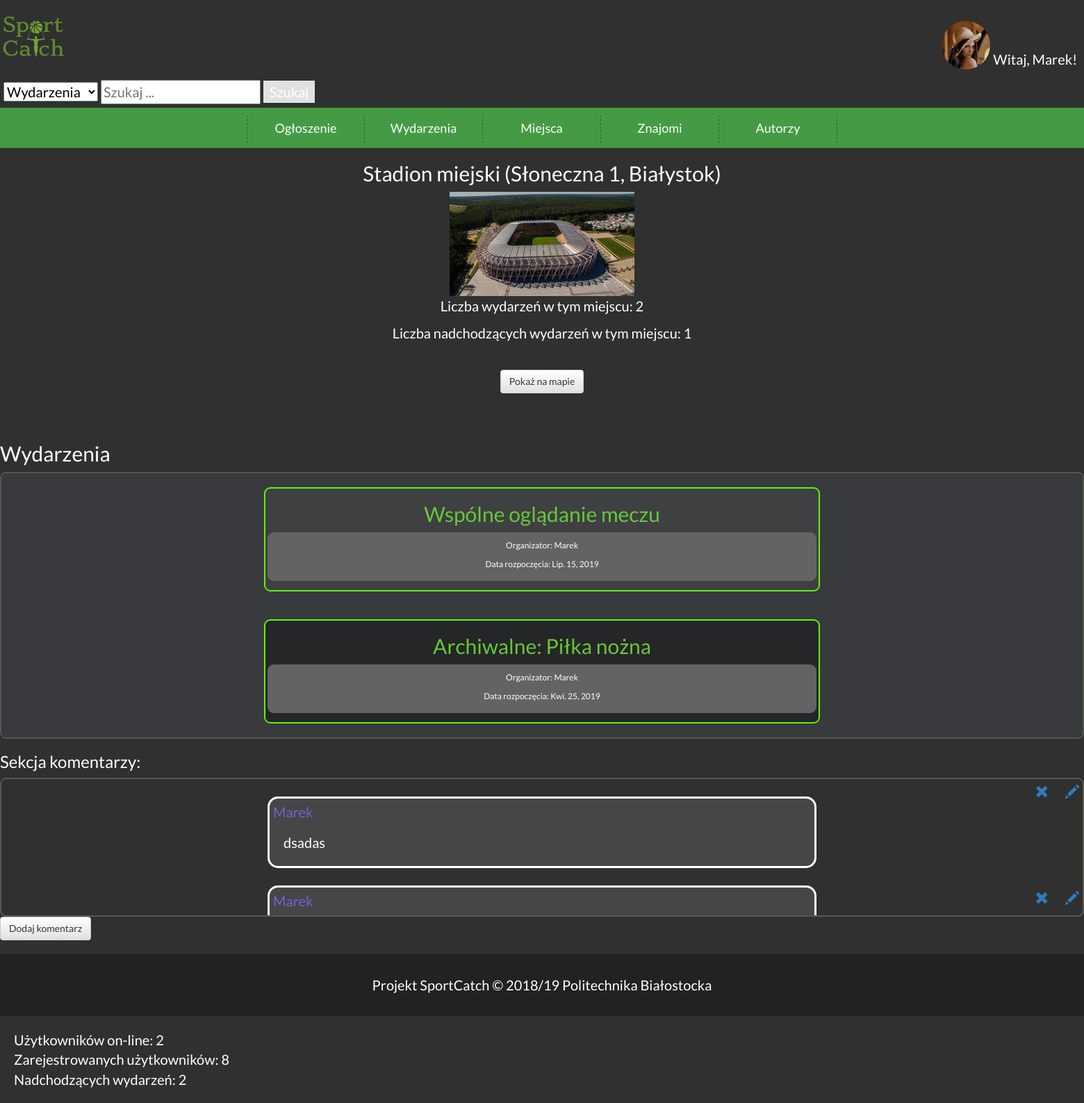
/place/5/ (signed in), run on the app's committed database.
### account/models.py (models this page shows, shortened)
class Profile(models.Model):
    user = models.OneToOneField(settings.AUTH_USER_MODEL, on_delete=models.CASCADE)
    date_of_birth = models.DateField(blank=True, null=True)
    photo = models.ImageField(upload_to='profile_image', blank=True)
    friends=models.ManyToManyField("self",related_name="friends")
    rate=models.IntegerField(default=0)

### event/models.py (models this page shows, shortened)
class miejsce(models.Model):
    adres=models.CharField(max_length=100)
    miasto=models.CharField(max_length=100, default="Białystok")
    nazwa=models.CharField(max_length=100)
    zaakceptowane=models.BooleanField(default=False)
    Srednia_ocen=models.IntegerField( default=0)
    photo = models.ImageField(upload_to='miejsca/', blank=True, default='miejsca/Default.jpg')
    def __str__(self):
        return "{} ({}, {})".format(self.nazwa, self.adres, self.miasto)
    class Meta:
        verbose_name = 'Miejsce'
        verbose_name_plural = 'Miejsca'

class wydarzenie(models.Model):
    miejsce=models.ForeignKey(miejsce,on_delete=models.CASCADE)
    nazwa=models.CharField(max_length=50)
    data_rozpoczecia=models.DateField()
    organizator=models.ForeignKey(User,on_delete=models.CASCADE,related_name='wydarzenia')
    opis=models.TextField()
    uczestnicy=models.ManyToManyField(User,related_name="uczestnicy")
    Srednia_ocen=models.IntegerField( default=0)
    photo = models.ImageField(upload_to="wydarzenia/", blank=True, default='miejsca/Default.jpg')
    liczba_wyswietlen = models.IntegerField( default=0)

class komentarz_do_miejsca(models.Model):
    autor= models.ForeignKey(User,on_delete=models.CASCADE)
    miejsce=models.ForeignKey(miejsce,on_delete=models.CASCADE)
    data=models.DateTimeField(auto_now=True)
    tresc=models.TextField()

### event/views.py (the view, shortened to what this page needs)
# urls.py: path('place/<int:pk>/', views.Miejsce_wydarzenia, name='miejsce_wydarzenia'),
def Miejsce_wydarzenia(request, pk):
    user = Profile.objects.all()
    nasze_miejsce = miejsce.objects.get(pk=pk)
    events = wydarzenie.objects.all().filter(miejsce=nasze_miejsce).order_by('-data_rozpoczecia')
    nadchodzace = len(events.filter(data_rozpoczecia__gte = datetime.now().date()))
    czy_oceniny = False
    if request.user.is_authenticated:
        try:
            user = Profile.objects.get(user=request.user)
        except Profile.DoesNotExist:
            user = None
        ocena = Ocena.objects.filter(user=request.user)
        for pom in ocena:
            if pom.miejsce == nasze_miejsce:
                czy_oceniny = True
    komentarze = komentarz_do_miejsca.objects.filter(miejsce=nasze_miejsce).order_by('-data')
    komentarz_form = None
    ilosc = len(events)
    czy_nowy = False
    return render(request, 'event/miejsce_eventy.html', {'events': events,
                                                         'nasze_miejsce': nasze_miejsce,
                                                         'ilosc': ilosc,
                                                         'komentarze': komentarze,
                                                         'komentarz_form': komentarz_form,
                                                         'czy_nowy': czy_nowy,
                                                         'Ocenione_m': czy_oceniny,
                                                         'user': user,
                                                         'today':datetime.now().date(),
                                                         'ilosc_nadchodzacych':nadchodzace
                                                         })

### event/context_processors.py (called while the page is built)
def get_all_logged_in_users():
    sessions = Session.objects.filter(expire_date__gte=timezone.now())
    uid_list = []
    for session in sessions:
        data = session.get_decoded()
        uid_list.append(data.get('_auth_user_id', None))
    return User.objects.filter(id__in=uid_list)

def logged_users(request):
    logged = get_all_logged_in_users()
    print("-------------------333333333333-------------------")
    print(logged)
    return {'zalogowani':len(logged),'request':request}

def registers_users(request):
    return {'zarejestrowani':Profile.objects.all().count(),'request':request}

def incoming_events(request):
    all_events = wydarzenie.objects.all()
    today = datetime.now().date()
    incoming = []
    for e in all_events:
        if(e.data_rozpoczecia > today):
            incoming.append(e)
    return{'nadchodzace':len(incoming),'request':request}

### event/templates/event/miejsce_eventy.html (shortened to what this page needs)
{% extends 'Base.html' %}
{% block content %}
<center><h2>{{nasze_miejsce}}</h2><span>
	{% if nasze_miejsce.photo.url.value != ""%}
		<img  height="150" src="{{nasze_miejsce.photo.url}}" alt="elo"/>
	{% endif %}
    <br>
    <p>Liczba wydarzeń w tym miejscu: {{ilosc}}</p>
    <p>Liczba nadchodzących wydarzeń w tym miejscu: {{ilosc_nadchodzacych}}</p>
    <br><a href="https://www.google.com/maps/search/?api=1&query={{nasze_miejsce.miasto}}+{{nasze_miejsce.adres}}" target="_blank" class="btn btn-default">Pokaż na mapie</a>
</span></center>
<div class= Star>
<center>
</div>
<h2>Wydarzenia</h2>
<div class="wydarzenia">
<div class="Elementy_wydarzen">
    {% for event in events %}
    {% if event.data_rozpoczecia >= today%}
    <div class="Obramowanie2">
        {%else%}
         <div style =background-color:#252627;" class="Obramowanie2">
        {%endif%}
        <div class="Text2">
            {% if event.data_rozpoczecia >= today%}
        <h2><a style="color:#67C838;text-decoration:none;" href="{% url 'event_detail' pk=event.pk %}">{{event.nazwa}}</a></h2>
            {%else%}
               <h2><a style="color:#67C838;text-decoration:none;" href="{% url 'event_detail' pk=event.pk %}">Archiwalne: {{event.nazwa}}</a></h2>
            {%endif%}
        <div class="Szara">
    <p>Organizator: {{event.organizator}}</p>
    <p>Data rozpoczęcia: {{event.data_rozpoczecia}}</p>
        </div>
        </div>
        </div>
    {%endfor%}
</div>
</div>
<h3>Sekcja komentarzy:</h3>
<div class="mar">
    {% for komentarz in komentarze %}
    {% if komentarz.autor.username == request.user.username %}
<div class="options3">
<a href="{% url 'delete_com' pk=nasze_miejsce.pk comPK=komentarz.pk %}" class="glyphicon glyphicon-remove">&#160;</a>
<a href="{%url 'EditComment' pk=komentarz.pk miejscePK=nasze_miejsce.pk%}" class="glyphicon glyphicon-pencil"> </a>
</div>
{%endif%}
 <div class="komentarze">
    <div class="Text4">
    <p>{{komentarz.autor}}</p>
        </div>
        <br>
<div class="tresc">
    <p>{{komentarz.tresc}}</p>
</div>
</div>
    {%endfor%}
</div>
    {%if request.user.is_authenticated%}
    {% if czy_nowy%}
        Pomyślnie dodano komentarz!
        {%else%}
            <form class="form" action="{{event.get_absolute_url}}" method="post">
            <p><input type="submit" value="Dodaj komentarz"  class="btn btn-default"></p>
        </form>
        {%endif%}
        {%endif%}
{% endblock %}

### event/templates/Base.html (shortened to what this page needs)
<!DOCTYPE HTML>
<html lang="pl">
<head>
	<link rel="stylesheet" href="https://maxcdn.bootstrapcdn.com/bootstrap/3.3.7/css/bootstrap.min.css">
	<link rel="stylesheet" href="https://maxcdn.bootstrapcdn.com/bootstrap/3.3.7/css/bootstrap-theme.min.css">
	<link href="/static/style.css" rel="stylesheet" type="text/css" />
	<link href="css/fontello.css" rel="stylesheet" type="text/css"/>
</head>
<body>
<div class="header">
			<a  href="{% url 'index' %}"><img height="70" src="/static/images/sportcatch.svg" /></a>
			<div class="header2">
				{% if request.user.is_authenticated %}
				<div class="ZalogowanyUzytkownik">
				{% if user.photo %}
				<div class="dropdown">
 				 <img src="{{user.photo.url}}" onclick="myFunction()" class="dropbtn"/>
				{% endif %}
			</div>
				<span style="vertical-align:bottom;">	Witaj, {{ request.user.username }}!</span>
			</div>
				{% else %}
				<div  class="niezalogowanyUzytkownik">
				<a  href="{% url 'login'%}" class="btn btn-success ">Zaloguj się</a>
				<span >lub</span>
				<a  href="{% url 'register' %}"  class="btn btn-danger ">Zarejestruj się</a>
			</div>
				{% endif %}
			</div>
</div>
<div class="szukaj" >
<form>
    <select id="choice_select" name="wybor" action ="{% url 'index' %}">
        <option value="event">Wydarzenia</option>
    </select>
       <input name="search_phrase" type="text" placeholder="Szukaj ...">
			 	{% if indexsa != None%}
				<button name="submit" type="submit" id="button_submit"  >Szukaj</button>
				{% else %}
				 <a  class= "buttons" href="{% url 'index' %}">Szukaj</a>
				{%endif%}
</form>
</div>
		<div class="nav">
			<ol>
				<li><span >Ogłoszenie</span>
				</li>
				<li><span>Wydarzenia</span>
				</li>
				<li><span>Miejsca</span>
				</li>
				{% if not request.user.username == 'admin' %}
				{% if request.user.is_authenticated%}
				<li><a href="#">Znajomi</a>
				</li>
				{%endif%}
				{%endif%}
				<li><a href="{% url 'authors' %}">Autorzy</a></li>
			</ol>
		</div>
		<div class="content">
			{% block content %}
			{% load emoticons_tags %}
			{% endblock content %}
		</div>
		<div class="footer">Projekt SportCatch &copy; 2018/19 Politechnika Białostocka
		</div>
<div style="margin:20px">
	Użytkowników on-line: {{zalogowani}}
	<br/>
	Zarejestrowanych użytkowników: {{zarejestrowani}}<br/>
	Nadchodzących wydarzeń: {{nadchodzace}}
</div>
</body>
</html>

### event/static/style.css (style rules this page uses)
body { background-color: #303030; color: #ffffff; font-family: 'Lato', sans-serif; font-size: 20px; margin: 0 !important; }
.header { margin-top:20px; display:flex; text-align: justify; justify-content: space-between; vertical-align: bottom; }
.header2 { text-align: center; }
.ZalogowanyUzytkownik { margin: 10px; }
.ZalogowanyUzytkownik img { height:70px; width: auto; }
.header2 img { border-radius: 50px; }
.content { text-align: justify; min-height: 450px; }
.footer { text-align: center; background-color: #222222; padding: 30px; margin-top: 20px; }
.nav { overflow: hidden; width: 100%; padding: 10px 0; background-color: #459b45; text-align: center; border-top: 1px solid #46981F; border-bottom: 1px solid #46981F; }
ol { padding: 0; margin: 0; list-style-type: none; font-size: 18px; height: 30px; line-height: 200%; display: inline-block; }
ol a { color: #ffffff; text-decoration: none; display: block; }
ol > li { float: left; width: 170px; height: 40px; border-right: 1px dashed #296D09; transition: 0.3s; }
ol > li:first-child { border-left: 1px dashed #296D09; }
input, select, textarea { color: black; }
.wydarzenia { text-align: center; }
.Elementy_wydarzen { background-color:#383a3d; height: 70%px; width: 70%px; display: flex; justify-content:center; flex-direction:column; border-radius: 9px; }
.Obramowanie2 { margin:auto; margin-top:20px; margin-bottom: 20px; background-color: rgba(67, 67, 68, 0.74); height: 150px; width: 800px; border-radius: 9px; border: #5ef308; border-style: solid; border-width: 2px; font-size: 12px; }
.Text4 { color: #7361d8; text-align: left; }
.Text4 { float: left; margin: 5px; }
.options3 { margin: 5px; float: right; margin-right: 70%px; color: #222222; }
.wydarzenia { border-radius: 9px; border: #515c4a; border-style: solid; border-width: 2px; }
.Star { font-size:30px; height: 50px; width: 16000px; }
.Szara { text-align: center; margin: auto; padding: 10px; background-color: #636363; height: 70px; width: 790px; border-radius: 9px; }
.komentarze { background-color: #63636371; overflow-wrap: break-word; word-wrap: break-word; hyphens: auto; width: 790px; height: auto; border-style: solid; border-radius: 15px; margin: auto; margin-top: 25px; margin-bottom: 25px; }
.mar { overflow-y:scroll; height: 200px; border-radius: 9px; border: #515c4a; border-style: solid; border-width: 2px; }
.tresc { margin: 20px; }
.dropdown { position: relative; display: inline-block; }
.szukaj { margin:5px; }
.buttons { width: 65px; height: 85px; padding: 4px; padding-left: 9px; padding-right: 9px; background-color: #e1e1e1; color: white; text-decoration : none; text-align: center; }

### data on the page
Profile: photo (picture)
miejsce: nazwa+adres+miasto "Stadion miejski (Słoneczna 1, Białystok)", photo (picture)
wydarzenie: nazwa "Wspólne oglądanie meczu", organizator "Marek", data_rozpoczecia "Lip. 15, 2019"
wydarzenie: nazwa "Piłka nożna", organizator "Marek", data_rozpoczecia "Kwi. 25, 2019"
komentarz_do_miejsca: autor "Marek", tresc "dsadas"
komentarz_do_miejsca: autor "Marek"

### other printed values
{{ request.user.username }} "Marek"
{{ ilosc }} "2"
{{ ilosc_nadchodzacych }} "1"
{{ zalogowani }} "2"
{{ zarejestrowani }} "8"
{{ nadchodzace }} "2"
